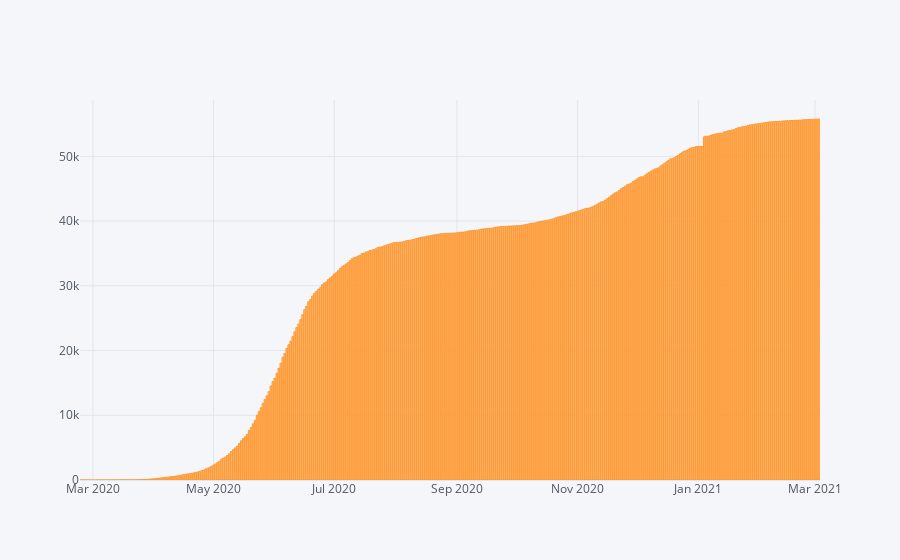

Here is the notebook cell this chart was saved with:
### Code cell
Afganistan.iplot(kind = 'bar', x = 'date', y = 'total_cases')

### Figure 1 — Plotly figure (JSON) as saved in the notebook; plotly's stock layout.template omitted (floating-point values rounded to 4 significant figures; data arrays with more than 128 entries replaced by an {"elided": "..."} marker saying what was removed)
{"data": [{"marker": {"color": "rgba(255, 153, 51, 0.6)", "line": {"color": "rgba(255, 153, 51, 1.0)", "width": 1}}, "name": "total_cases", "orientation": "v", "text": "", "type": "bar", "x": {"elided": "374 str values"}, "y": {"elided": "374 int values"}}], "layout": {"legend": {"bgcolor": "#F5F6F9", "font": {"color": "#4D5663"}}, "paper_bgcolor": "#F5F6F9", "plot_bgcolor": "#F5F6F9", "title": {"font": {"color": "#4D5663"}}, "xaxis": {"gridcolor": "#E1E5ED", "showgrid": true, "tickfont": {"color": "#4D5663"}, "title": {"font": {"color": "#4D5663"}, "text": ""}, "zerolinecolor": "#E1E5ED"}, "yaxis": {"gridcolor": "#E1E5ED", "showgrid": true, "tickfont": {"color": "#4D5663"}, "title": {"font": {"color": "#4D5663"}, "text": ""}, "zerolinecolor": "#E1E5ED"}}}
